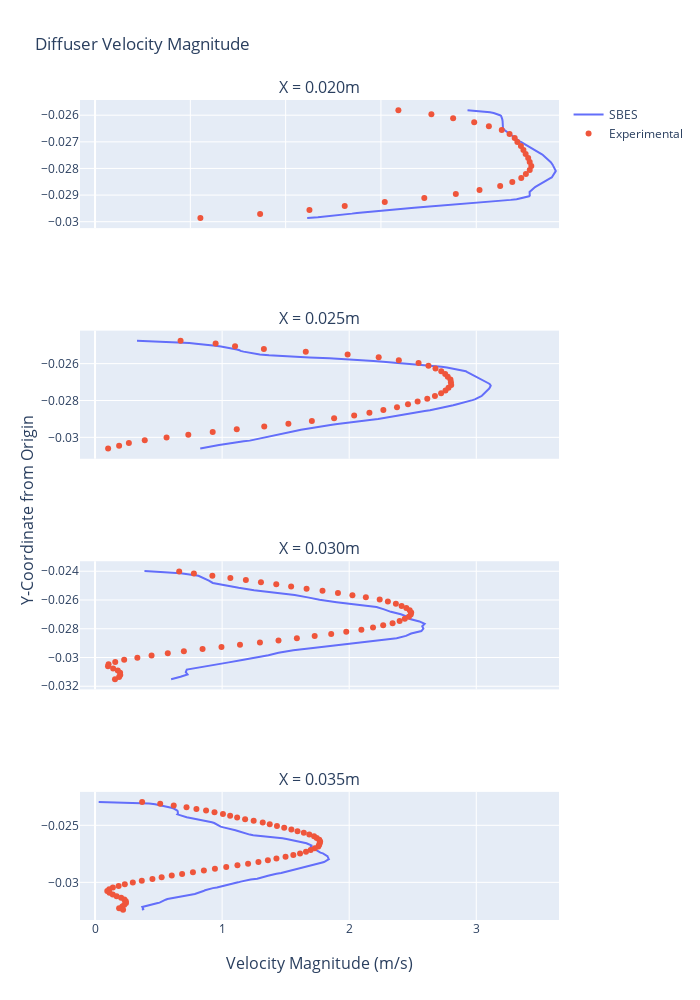

Notebook source saved alongside this figure:
### Markdown cell above
### Diffuser Velocity Comparison

### Code cell
fig1 = make_subplots(
    rows=4,
    cols=1,
    shared_xaxes=True,
    x_title="Velocity Magnitude (m/s)",
    y_title="Y-Coordinate from Origin",
    subplot_titles=("X = 0.020m", "X = 0.025m", "X = 0.030m", "X = 0.035m"))

fig1.add_trace(go.Scatter(x=SBES_df['inst_Vmag'],
                          y=SBES_df['Y'],
                          mode='lines',
                          name='SBES',
                          line=dict(color=color10_16[0])),
               row=1, col=1)

fig1.add_trace(go.Scatter(x=EX_df['inst_Vmag'],
                          y=EX_df['Y'],
                          mode='markers',
                          name='Experimental',
                          line=dict(color=color10_16[1])),
               row=1, col=1)

fig1.add_trace(go.Scatter(x=SBES_df['inst_Vmag.1'],
                          y=SBES_df['Y.1'],
                          mode='lines',
                          name='SBES',
                          line=dict(color=color10_16[0]),
                          showlegend=False),
               row=2, col=1)

fig1.add_trace(go.Scatter(x=EX_df['inst_Vmag.1'],
                          y=EX_df['Y.1'],
                          mode='markers',
                          name='Experimental',
                          line=dict(color=color10_16[1]),
                          showlegend=False),
               row=2, col=1)

fig1.add_trace(go.Scatter(x=SBES_df['inst_Vmag.2'],
                          y=SBES_df['Y.2'],
                          mode='lines',
                          name='SBES',
                          line=dict(color=color10_16[0]),
                          showlegend=False),
               row=3, col=1)

fig1.add_trace(go.Scatter(x=EX_df['inst_Vmag.2'],
                          y=EX_df['Y.2'],
                          mode='markers',
                          name='Experimental',
                          line=dict(color=color10_16[1]),
                          showlegend=False),
               row=3, col=1)

fig1.add_trace(go.Scatter(x=SBES_df['inst_Vmag.3'],
                          y=SBES_df['Y.3'],
                          mode='lines',
                          name='SBES',
                          line=dict(color=color10_16[0]),
                          showlegend=False),
               row=4, col=1)

fig1.add_trace(go.Scatter(x=EX_df['inst_Vmag.3'],
                          y=EX_df['Y.3'],
                          mode='markers',
                          name='Experimental',
                          line=dict(color=color10_16[1]),
                          showlegend=False),
               row=4, col=1)

fig1.update_layout(height=1000, width=700,
                   title_text="Diffuser Velocity Magnitude",
                   xaxis=dict(
                       tickmode='linear',
                       tick0=0,
                       dtick=0.75
                   ))

fig1.show()

### Figure 1 — Plotly figure (JSON) as saved in the notebook; plotly's stock layout.template omitted (floating-point values rounded to 4 significant figures; data arrays with more than 128 entries replaced by an {"elided": "..."} marker saying what was removed)
{"data": [{"line": {"color": "#636EFA"}, "mode": "lines", "name": "SBES", "type": "scatter", "x": {"elided": "150 float values"}, "xaxis": "x", "y": {"elided": "150 float values"}, "yaxis": "y"}, {"line": {"color": "#EF553B"}, "mode": "markers", "name": "Experimental", "type": "scatter", "x": [2.387, 2.647, 2.818, 2.984, 3.099, 3.201, 3.262, 3.303, 3.324, 3.351, 3.371, 3.389, 3.409, 3.421, 3.433, 3.421, 3.39, 3.354, 3.283, 3.188, 3.026, 2.839, 2.591, 2.28, 1.965, 1.687, 1.299, 0.8291, null, null, null, null, null, null, null, null, null, null, null, null, null, null, null, null, null, null, null, null, null, null, null, null, null, null, null, null, null, null, null, null, null, null, null, null], "xaxis": "x", "y": [-0.02581, -0.02596, -0.02611, -0.02626, -0.02641, -0.02656, -0.02671, -0.02686, -0.02701, -0.02716, -0.02731, -0.02746, -0.02761, -0.02776, -0.02791, -0.02806, -0.02821, -0.02836, -0.02851, -0.02866, -0.02881, -0.02896, -0.02911, -0.02926, -0.02941, -0.02956, -0.02971, -0.02986, null, null, null, null, null, null, null, null, null, null, null, null, null, null, null, null, null, null, null, null, null, null, null, null, null, null, null, null, null, null, null, null, null, null, null, null], "yaxis": "y"}, {"line": {"color": "#636EFA"}, "mode": "lines", "name": "SBES", "showlegend": false, "type": "scatter", "x": {"elided": "150 float values"}, "xaxis": "x2", "y": {"elided": "150 float values"}, "yaxis": "y2"}, {"line": {"color": "#EF553B"}, "mode": "markers", "name": "Experimental", "showlegend": false, "type": "scatter", "x": [0.6731, 0.949, 1.102, 1.329, 1.658, 1.988, 2.232, 2.391, 2.546, 2.624, 2.679, 2.725, 2.755, 2.776, 2.797, 2.8, 2.803, 2.782, 2.758, 2.723, 2.675, 2.614, 2.539, 2.463, 2.376, 2.269, 2.159, 2.039, 1.881, 1.706, 1.522, 1.332, 1.115, 0.926, 0.734, 0.5628, 0.3912, 0.2663, 0.1895, 0.1029, null, null, null, null, null, null, null, null, null, null, null, null, null, null, null, null, null, null, null, null, null, null, null, null], "xaxis": "x2", "y": [-0.02476, -0.02491, -0.02506, -0.02521, -0.02536, -0.02551, -0.02566, -0.02581, -0.02596, -0.02611, -0.02626, -0.02641, -0.02656, -0.02671, -0.02686, -0.02701, -0.02716, -0.02731, -0.02746, -0.02761, -0.02776, -0.02791, -0.02806, -0.02821, -0.02836, -0.02851, -0.02866, -0.02881, -0.02896, -0.02911, -0.02926, -0.02941, -0.02956, -0.02971, -0.02986, -0.03001, -0.03016, -0.03031, -0.03046, -0.03061, null, null, null, null, null, null, null, null, null, null, null, null, null, null, null, null, null, null, null, null, null, null, null, null], "yaxis": "y2"}, {"line": {"color": "#636EFA"}, "mode": "lines", "name": "SBES", "showlegend": false, "type": "scatter", "x": {"elided": "150 float values"}, "xaxis": "x3", "y": {"elided": "150 float values"}, "yaxis": "y3"}, {"line": {"color": "#EF553B"}, "mode": "markers", "name": "Experimental", "showlegend": false, "type": "scatter", "x": [0.6622, 0.7779, 0.9233, 1.065, 1.187, 1.306, 1.426, 1.543, 1.665, 1.79, 1.912, 2.026, 2.131, 2.24, 2.304, 2.367, 2.412, 2.45, 2.476, 2.488, 2.485, 2.47, 2.438, 2.397, 2.342, 2.268, 2.188, 2.096, 1.977, 1.859, 1.728, 1.588, 1.444, 1.298, 1.141, 0.995, 0.8462, 0.6989, 0.5725, 0.4448, 0.3331, 0.2292, 0.1589, 0.1065, 0.102, 0.1425, 0.1793, 0.1973, 0.1985, 0.1892, 0.157, null, null, null, null, null, null, null, null, null, null, null, null, null], "xaxis": "x3", "y": [-0.02401, -0.02416, -0.02431, -0.02446, -0.02461, -0.02476, -0.02491, -0.02506, -0.02521, -0.02536, -0.02551, -0.02566, -0.02581, -0.02596, -0.02611, -0.02626, -0.02641, -0.02656, -0.02671, -0.02686, -0.02701, -0.02716, -0.02731, -0.02746, -0.02761, -0.02776, -0.02791, -0.02806, -0.02821, -0.02836, -0.02851, -0.02866, -0.02881, -0.02896, -0.02911, -0.02926, -0.02941, -0.02956, -0.02971, -0.02986, -0.03001, -0.03016, -0.03031, -0.03046, -0.03061, -0.03076, -0.03091, -0.03106, -0.03121, -0.03136, -0.03151, null, null, null, null, null, null, null, null, null, null, null, null, null], "yaxis": "y3"}, {"line": {"color": "#636EFA"}, "mode": "lines", "name": "SBES", "showlegend": false, "type": "scatter", "x": {"elided": "150 float values"}, "xaxis": "x4", "y": {"elided": "150 float values"}, "yaxis": "y4"}, {"line": {"color": "#EF553B"}, "mode": "markers", "name": "Experimental", "showlegend": false, "type": "scatter", "x": [0.3707, 0.5128, 0.6192, 0.7198, 0.7978, 0.8739, 0.9402, 1.007, 1.063, 1.118, 1.181, 1.248, 1.32, 1.375, 1.432, 1.489, 1.545, 1.593, 1.643, 1.686, 1.724, 1.744, 1.764, 1.771, 1.769, 1.764, 1.757, 1.73, 1.697, 1.66, 1.613, 1.56, 1.499, 1.427, 1.36, 1.286, 1.204, 1.121, 1.032, 0.9434, 0.8564, 0.7704, 0.6852, 0.6037, 0.5242, 0.4515, 0.3679, 0.2971, 0.2342, 0.1856, 0.1405, 0.1116, 0.09631, 0.1138, 0.1395, 0.1698, 0.2053, 0.2309, 0.2422, 0.2436, 0.2304, 0.2143, 0.1894, 0.2206], "xaxis": "x4", "y": [-0.02296, -0.02311, -0.02326, -0.02341, -0.02356, -0.02371, -0.02386, -0.02401, -0.02416, -0.02431, -0.02446, -0.02461, -0.02476, -0.02491, -0.02506, -0.02521, -0.02536, -0.02551, -0.02566, -0.02581, -0.02596, -0.02611, -0.02626, -0.02641, -0.02656, -0.02671, -0.02686, -0.02701, -0.02716, -0.02731, -0.02746, -0.02761, -0.02776, -0.02791, -0.02806, -0.02821, -0.02836, -0.02851, -0.02866, -0.02881, -0.02896, -0.02911, -0.02926, -0.02941, -0.02956, -0.02971, -0.02986, -0.03001, -0.03016, -0.03031, -0.03046, -0.03061, -0.03076, -0.03091, -0.03106, -0.03121, -0.03136, -0.03151, -0.03166, -0.03181, -0.03196, -0.03211, -0.03226, -0.03241], "yaxis": "y4"}], "layout": {"annotations": [{"font": {"size": 16}, "showarrow": false, "text": "X = 0.020m", "x": 0.5, "xanchor": "center", "xref": "paper", "y": 1.0, "yanchor": "bottom", "yref": "paper"}, {"font": {"size": 16}, "showarrow": false, "text": "X = 0.025m", "x": 0.5, "xanchor": "center", "xref": "paper", "y": 0.7188, "yanchor": "bottom", "yref": "paper"}, {"font": {"size": 16}, "showarrow": false, "text": "X = 0.030m", "x": 0.5, "xanchor": "center", "xref": "paper", "y": 0.4375, "yanchor": "bottom", "yref": "paper"}, {"font": {"size": 16}, "showarrow": false, "text": "X = 0.035m", "x": 0.5, "xanchor": "center", "xref": "paper", "y": 0.1562, "yanchor": "bottom", "yref": "paper"}, {"font": {"size": 16}, "showarrow": false, "text": "Velocity Magnitude (m/s)", "x": 0.5, "xanchor": "center", "xref": "paper", "y": 0, "yanchor": "top", "yref": "paper", "yshift": -30}, {"font": {"size": 16}, "showarrow": false, "text": "Y-Coordinate from Origin", "textangle": -90, "x": 0, "xanchor": "right", "xref": "paper", "xshift": -40, "y": 0.5, "yanchor": "middle", "yref": "paper"}], "height": 1000, "title": {"text": "Diffuser Velocity Magnitude"}, "width": 700, "xaxis": {"anchor": "y", "domain": [0.0, 1.0], "dtick": 0.75, "matches": "x4", "showticklabels": false, "tick0": 0, "tickmode": "linear"}, "xaxis2": {"anchor": "y2", "domain": [0.0, 1.0], "matches": "x4", "showticklabels": false}, "xaxis3": {"anchor": "y3", "domain": [0.0, 1.0], "matches": "x4", "showticklabels": false}, "xaxis4": {"anchor": "y4", "domain": [0.0, 1.0]}, "yaxis": {"anchor": "x", "domain": [0.8438, 1.0]}, "yaxis2": {"anchor": "x2", "domain": [0.5625, 0.7188]}, "yaxis3": {"anchor": "x3", "domain": [0.2812, 0.4375]}, "yaxis4": {"anchor": "x4", "domain": [0.0, 0.1562]}}}
